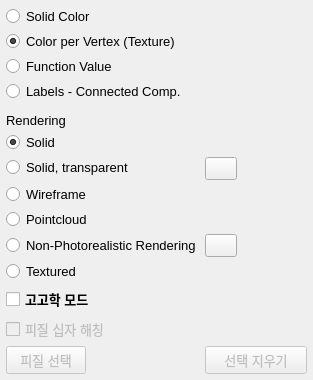
<?xml version="1.0" encoding="UTF-8"?>
<ui version="4.0">
 <class>QGMDockSideBar</class>
 <widget class="QDockWidget" name="QGMDockSideBar">
  <property name="geometry">
   <rect>
    <x>0</x>
    <y>0</y>
    <width>313</width>
    <height>333</height>
   </rect>
  </property>
  <property name="sizePolicy">
   <sizepolicy hsizetype="Preferred" vsizetype="MinimumExpanding">
    <horstretch>0</horstretch>
    <verstretch>0</verstretch>
   </sizepolicy>
  </property>
  <property name="minimumSize">
   <size>
    <width>313</width>
    <height>333</height>
   </size>
  </property>
  <property name="maximumSize">
   <size>
    <width>524287</width>
    <height>524287</height>
   </size>
  </property>
  <property name="font">
   <font>
    <pointsize>10</pointsize>
   </font>
  </property>
  <property name="features">
   <set>QDockWidget::DockWidgetFloatable|QDockWidget::DockWidgetMovable</set>
  </property>
  <property name="allowedAreas">
   <set>Qt::LeftDockWidgetArea|Qt::RightDockWidgetArea</set>
  </property>
  <property name="windowTitle">
   <string>Colormap</string>
  </property>
  <widget class="QWidget" name="dockWidgetContents">
   <property name="sizePolicy">
    <sizepolicy hsizetype="Preferred" vsizetype="MinimumExpanding">
     <horstretch>0</horstretch>
     <verstretch>0</verstretch>
    </sizepolicy>
   </property>
   <layout class="QFormLayout" name="formLayout">
    <property name="horizontalSpacing">
     <number>4</number>
    </property>
    <property name="verticalSpacing">
     <number>4</number>
    </property>
    <property name="leftMargin">
     <number>6</number>
    </property>
    <property name="topMargin">
     <number>6</number>
    </property>
    <property name="rightMargin">
     <number>6</number>
    </property>
    <property name="bottomMargin">
     <number>6</number>
    </property>
    <item row="0" column="0">
     <widget class="QRadioButton" name="radioButtonSolidColor">
      <property name="sizePolicy">
       <sizepolicy hsizetype="Preferred" vsizetype="Preferred">
        <horstretch>0</horstretch>
        <verstretch>0</verstretch>
       </sizepolicy>
      </property>
      <property name="font">
       <font>
        <pointsize>10</pointsize>
       </font>
      </property>
      <property name="text">
       <string>Solid Color</string>
      </property>
      <attribute name="buttonGroup">
       <string notr="true">buttonGroup_colormap</string>
      </attribute>
     </widget>
    </item>
    <item row="1" column="0">
     <widget class="QRadioButton" name="radioButtonVertexTex">
      <property name="sizePolicy">
       <sizepolicy hsizetype="Preferred" vsizetype="Preferred">
        <horstretch>0</horstretch>
        <verstretch>0</verstretch>
       </sizepolicy>
      </property>
      <property name="font">
       <font>
        <pointsize>10</pointsize>
       </font>
      </property>
      <property name="text">
       <string>Color per Vertex (Texture)</string>
      </property>
      <property name="checked">
       <bool>true</bool>
      </property>
      <attribute name="buttonGroup">
       <string notr="true">buttonGroup_colormap</string>
      </attribute>
     </widget>
    </item>
    <item row="2" column="0">
     <widget class="QRadioButton" name="radioButtonFuncValVertTex">
      <property name="sizePolicy">
       <sizepolicy hsizetype="Preferred" vsizetype="Preferred">
        <horstretch>0</horstretch>
        <verstretch>0</verstretch>
       </sizepolicy>
      </property>
      <property name="font">
       <font>
        <pointsize>10</pointsize>
       </font>
      </property>
      <property name="text">
       <string>Function Value</string>
      </property>
      <attribute name="buttonGroup">
       <string notr="true">buttonGroup_colormap</string>
      </attribute>
     </widget>
    </item>
    <item row="3" column="0">
     <widget class="QRadioButton" name="radioButtonVertexLabel">
      <property name="sizePolicy">
       <sizepolicy hsizetype="Preferred" vsizetype="Preferred">
        <horstretch>0</horstretch>
        <verstretch>0</verstretch>
       </sizepolicy>
      </property>
      <property name="font">
       <font>
        <pointsize>10</pointsize>
       </font>
      </property>
      <property name="text">
       <string>Labels - Connected Comp.</string>
      </property>
      <attribute name="buttonGroup">
       <string notr="true">buttonGroup_colormap</string>
      </attribute>
     </widget>
    </item>
    <item row="5" column="0">
     <widget class="Line" name="line">
      <property name="sizePolicy">
       <sizepolicy hsizetype="Preferred" vsizetype="Preferred">
        <horstretch>0</horstretch>
        <verstretch>0</verstretch>
       </sizepolicy>
      </property>
      <property name="orientation">
       <enum>Qt::Horizontal</enum>
      </property>
     </widget>
    </item>
    <item row="9" column="0">
     <widget class="QRadioButton" name="radioButtonWireframe">
      <property name="sizePolicy">
       <sizepolicy hsizetype="Minimum" vsizetype="Minimum">
        <horstretch>0</horstretch>
        <verstretch>0</verstretch>
       </sizepolicy>
      </property>
      <property name="font">
       <font>
        <pointsize>10</pointsize>
       </font>
      </property>
      <property name="text">
       <string>Wireframe</string>
      </property>
      <attribute name="buttonGroup">
       <string notr="true">buttonGroup_rendering</string>
      </attribute>
     </widget>
    </item>
    <item row="10" column="0">
     <widget class="QRadioButton" name="radioButtonPointcloud">
      <property name="text">
       <string>Pointcloud</string>
      </property>
      <attribute name="buttonGroup">
       <string notr="true">buttonGroup_rendering</string>
      </attribute>
     </widget>
    </item>
    <item row="7" column="0">
     <widget class="QRadioButton" name="radioButton_Solid">
      <property name="text">
       <string>Solid</string>
      </property>
      <property name="checked">
       <bool>true</bool>
      </property>
      <attribute name="buttonGroup">
       <string notr="true">buttonGroup_rendering</string>
      </attribute>
     </widget>
    </item>
    <item row="6" column="0">
     <widget class="QLabel" name="label">
      <property name="text">
       <string>Rendering</string>
      </property>
     </widget>
    </item>
    <item row="11" column="0">
     <widget class="QRadioButton" name="radioButtonNPRendering">
      <property name="sizePolicy">
       <sizepolicy hsizetype="Preferred" vsizetype="Preferred">
        <horstretch>0</horstretch>
        <verstretch>0</verstretch>
       </sizepolicy>
      </property>
      <property name="font">
       <font>
        <pointsize>10</pointsize>
       </font>
      </property>
      <property name="text">
       <string>Non-Photorealistic Rendering</string>
      </property>
      <attribute name="buttonGroup">
       <string notr="true">buttonGroup_rendering</string>
      </attribute>
     </widget>
    </item>
    <item row="8" column="0">
     <widget class="QRadioButton" name="radioButtonTransparency">
      <property name="text">
       <string>Solid, transparent</string>
      </property>
      <attribute name="buttonGroup">
       <string notr="true">buttonGroup_rendering</string>
      </attribute>
     </widget>
    </item>
    <item row="8" column="1">
     <widget class="QPushButton" name="pushButton_transparent">
      <property name="maximumSize">
       <size>
        <width>32</width>
        <height>16777215</height>
       </size>
      </property>
      <property name="text">
       <string/>
      </property>
     </widget>
    </item>
    <item row="11" column="1">
     <widget class="QPushButton" name="pushButton_NPR">
      <property name="maximumSize">
       <size>
        <width>32</width>
        <height>16777215</height>
       </size>
      </property>
      <property name="text">
       <string/>
      </property>
     </widget>
    </item>
    <item row="12" column="0">
     <widget class="QRadioButton" name="radioButtonTextured">
      <property name="text">
       <string>Textured</string>
      </property>
      <attribute name="buttonGroup">
       <string notr="true">buttonGroup_rendering</string>
      </attribute>
     </widget>
    </item>
    <item row="13" column="0" colspan="2">
     <widget class="QCheckBox" name="checkBoxArchaeologyMode">
      <property name="font">
       <font>
        <pointsize>10</pointsize>
        <bold>true</bold>
       </font>
      </property>
      <property name="toolTip">
       <string>고고학 실측 모드 활성화 (45도 조명 및 해칭)</string>
      </property>
      <property name="text">
       <string>고고학 모드</string>
      </property>
     </widget>
    </item>
    <item row="14" column="0" colspan="2">
     <widget class="QCheckBox" name="checkBoxCortexRendering">
      <property name="font">
       <font>
        <pointsize>10</pointsize>
       </font>
      </property>
      <property name="toolTip">
       <string>피질 십자 해칭 렌더링 활성화 (Raczynski-Henk 2017 Section 2.7)</string>
      </property>
      <property name="text">
       <string>피질 십자 해칭</string>
      </property>
      <property name="enabled">
       <bool>false</bool>
      </property>
     </widget>
    </item>
    <item row="15" column="0">
     <widget class="QPushButton" name="pushButtonSelectCortex">
      <property name="toolTip">
       <string>3D 메시에서 피질 정점을 선택하려면 클릭하세요</string>
      </property>
      <property name="text">
       <string>피질 선택</string>
      </property>
      <property name="checkable">
       <bool>true</bool>
      </property>
      <property name="enabled">
       <bool>false</bool>
      </property>
     </widget>
    </item>
    <item row="15" column="1">
     <widget class="QPushButton" name="pushButtonClearCortex">
      <property name="toolTip">
       <string>모든 피질 정점 선택 지우기</string>
      </property>
      <property name="text">
       <string>선택 지우기</string>
      </property>
      <property name="enabled">
       <bool>false</bool>
      </property>
     </widget>
    </item>
   </layout>
  </widget>
 </widget>
 <resources/>
 <connections/>
 <buttongroups>
  <buttongroup name="buttonGroup_colormap"/>
  <buttongroup name="buttonGroup_rendering"/>
 </buttongroups>
</ui>
